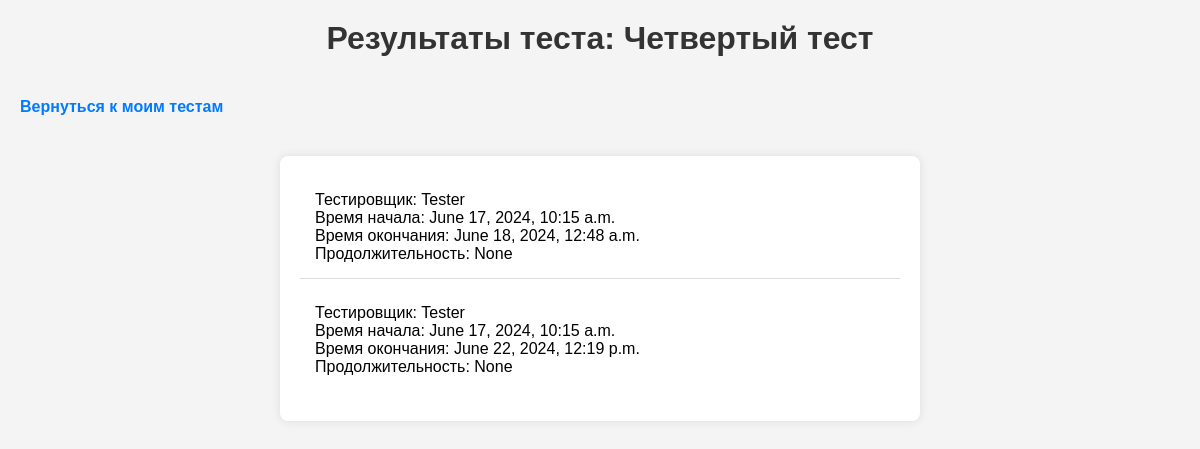
Screenshot of /test_results_detail/?test_id=4 (signed in) with the database file from the repository.
### users/models.py (models this page shows, shortened)
class Test(models.Model):
    user = models.ForeignKey(User, on_delete=models.CASCADE)
    testers = models.ManyToManyField(User, related_name='assigned_tests')
    created_at = models.DateTimeField(auto_now_add=True)
    name = models.CharField(max_length=255, default='Unnamed Test')

class TestResult(models.Model):
    test = models.ForeignKey(Test, on_delete=models.CASCADE, related_name='test_results')
    tester = models.ForeignKey(User, on_delete=models.CASCADE, related_name='test_results')
    start = models.DateTimeField()
    end = models.DateTimeField()
    duration = models.CharField(max_length=12, blank=True, null=True)  # MM:SS:ms

class CustomUser(AbstractUser):
    ROLE_CHOICES = (
        ('author', 'Автор'),
        ('tester', 'Тестировщик'),
    )
    role = models.CharField(max_length=10, choices=ROLE_CHOICES)

### users/views.py (the view)
# urls.py: path('test_results_detail/', views.test_results_detail, name='test_results_detail'),
@login_required
def test_results_detail(request):
    test = get_object_or_404(Test, id=request.GET.get('test_id'))
    if test.user.id == request.user.id:
        test_results = TestResult.objects.filter(test=test)
    else:
        test_results = TestResult.objects.filter(test=test, tester=request.user.id)
    context = {
        'test': test,
        'test_results': test_results
    }
    return render(request, 'tests/test_results_detail.html', context)

### users/templates/tests/test_results_detail.html (shortened to what this page needs)
<!DOCTYPE html>
<html lang="ru">
<head>
    {% load static %}
    <link rel="stylesheet" type="text/css" href="{% static 'styles/tests/test_results_detail.css' %}">
</head>
<body>
    <h1>Результаты теста: {{ test.name }}</h1>
    <a href="{% url 'my_tests' %}">Вернуться к моим тестам</a>
    <ul>
        {% for result in test_results %}
            <li>
                Тестировщик: {{ result.tester.username }} <br>
                Время начала: {{ result.start }} <br>
                Время окончания: {{ result.end }} <br>
                Продолжительность: {{ result.duration }} <br>
            </li>
        {% empty %}
                Тестировщик: Кто-то <br>
                Время начала: 00:00 <br>
                Время окончания: 00:05 <br>
        {% endfor %}
    </ul>
</body>
</html>

### users/static/styles/tests/test_results_detail.css (style rules this page uses)
body { font-family: Arial, sans-serif; background-color: #f4f4f4; margin: 0; padding: 0; }
h1 { color: #333; text-align: center; margin-top: 20px; }
a { display: inline-block; margin: 20px; color: #007BFF; text-decoration: none; font-weight: bold; }
ul { list-style: none; padding: 0; max-width: 600px; margin: 20px auto; background: #fff; padding: 20px; box-shadow: 0 0 10px rgba(0, 0, 0, 0.1); border-radius: 8px; }
li { background: #fff; padding: 15px; margin-bottom: 10px; border-bottom: 1px solid #ddd; }
li:last-child { border-bottom: none; }

### rows the page displays
Test: name "Четвертый тест"
TestResult: tester.username "Tester", start "June 17, 2024, 10:15 a.m.", end "June 18, 2024, 12:48 a.m.", duration "None"
TestResult: tester.username "Tester", start "June 17, 2024, 10:15 a.m.", end "June 22, 2024, 12:19 p.m.", duration "None"
